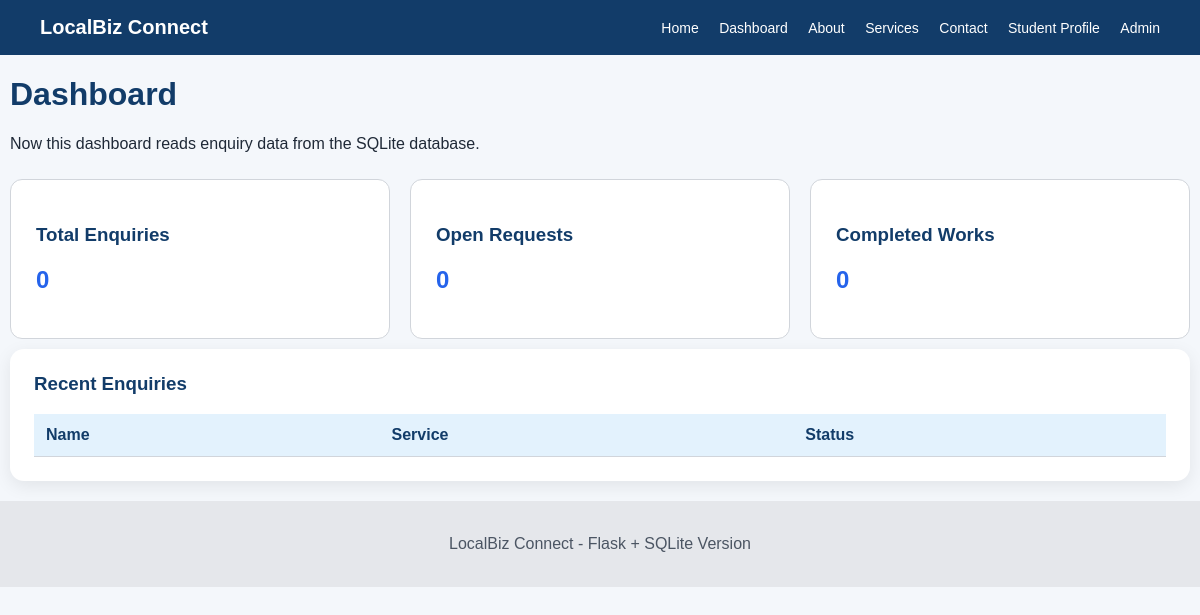
Page /dashboard on the earlier database version.
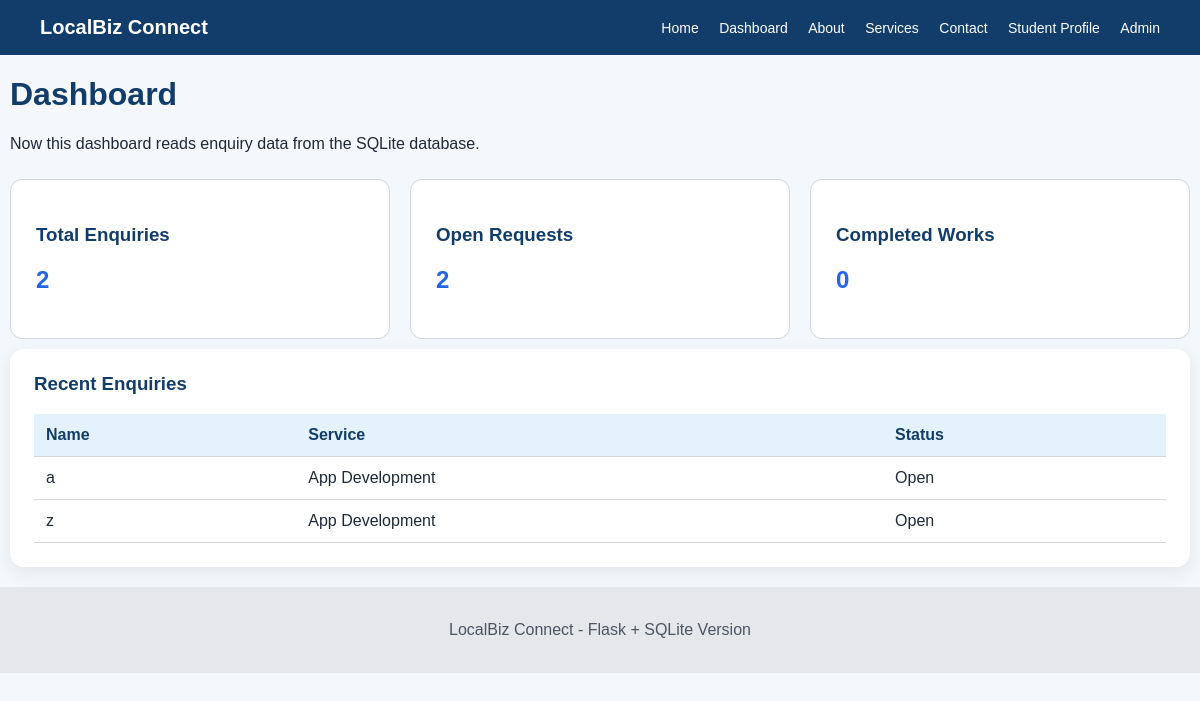
Same page on the later database version.
### tables this page shows
CREATE TABLE enquiries (
        id INTEGER PRIMARY KEY AUTOINCREMENT,
        name TEXT NOT NULL,
        email TEXT NOT NULL,
        phone TEXT NOT NULL,
        service TEXT NOT NULL,
        message TEXT NOT NULL,
        status TEXT NOT NULL DEFAULT 'Open'
    );

### app.py (the view)
@app.route("/dashboard")
def dashboard():
    counts = get_dashboard_counts()
    enquiries = get_all_enquiries()
    return render_template(
        "dashboard.html",
        counts=counts,
        enquiries=enquiries
    )

### db.py (called while the page is built)
def get_connection():
    conn = sqlite3.connect(DB_NAME, timeout=10)  # 🔥 FIX: timeout added
    conn.row_factory = sqlite3.Row
    return conn

def get_all_enquiries():
    conn = get_connection()
    cur = conn.cursor()
    cur.execute("SELECT * FROM enquiries ORDER BY id DESC")
    rows = cur.fetchall()
    conn.close()
    return rows

def get_dashboard_counts():
    conn = get_connection()
    cur = conn.cursor()
    cur.execute("SELECT COUNT(*) AS count FROM enquiries")
    total = cur.fetchone()["count"]
    cur.execute("SELECT COUNT(*) AS count FROM enquiries WHERE status = 'Open'")
    open_count = cur.fetchone()["count"]
    cur.execute("SELECT COUNT(*) AS count FROM enquiries WHERE status = 'Completed'")
    completed = cur.fetchone()["count"]
    conn.close()
    return {
        "total_enquiries": total,
        "open_requests": open_count,
        "completed_works": completed
    }

### Frontend/templates/dashboard.html (shortened to what this page needs)
{% extends "base.html" %}
{% block content %}
<main class="container2">
    <h1>Dashboard</h1>
    <p>Now this dashboard reads enquiry data from the SQLite database.</p>
    <section class="grid2">
        <div class="minicard2">
            <h3>Total Enquiries</h3>
            <h2>{{ counts.total_enquiries }}</h2>
        </div>
        <div class="minicard2">
            <h3>Open Requests</h3>
            <h2>{{ counts.open_requests }}</h2>
        </div>
        <div class="minicard2">
            <h3>Completed Works</h3>
            <h2>{{ counts.completed_works }}</h2>
        </div>
    </section>
    <section class="box">
        <div class="card">
            <h3>Recent Enquiries</h3>
            <table>
                <tr>
                    <th>Name</th>
                    <th>Service</th>
                    <th>Status</th>
                </tr>
                {% for e in enquiries %}
                <tr>
                    <td>{{ e.name }}</td>
                    <td>{{ e.service }}</td>
                    <td>{{ e.status }}</td>
                </tr>
                {% endfor %}
            </table>
        </div>
    </section>
</main>
{% endblock %}

Differences in the rows shown:
added enquiries: name "a", service "App Development", status "Open"
added enquiries: name "z", service "App Development", status "Open"
Other differences:
{{ counts.total_enquiries }}: "0" → "2"
{{ counts.open_requests }}: "0" → "2"
